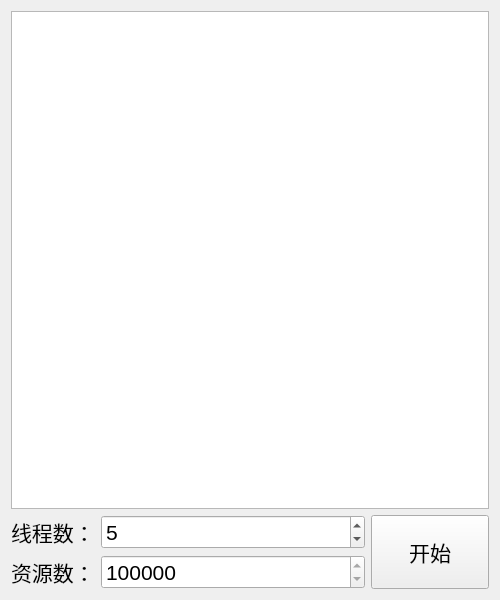
<?xml version="1.0" encoding="UTF-8"?>
<ui version="4.0">
 <class>Widget</class>
 <widget class="QWidget" name="Widget">
  <property name="geometry">
   <rect>
    <x>0</x>
    <y>0</y>
    <width>500</width>
    <height>600</height>
   </rect>
  </property>
  <property name="font">
   <font>
    <pointsize>16</pointsize>
   </font>
  </property>
  <property name="windowTitle">
   <string>Widget</string>
  </property>
  <layout class="QVBoxLayout" name="verticalLayout">
   <item>
    <widget class="QListWidget" name="listWidget"/>
   </item>
   <item>
    <layout class="QHBoxLayout" name="horizontalLayout" stretch="3,1">
     <item>
      <layout class="QFormLayout" name="formLayout">
       <item row="0" column="0">
        <widget class="QLabel" name="label">
         <property name="text">
          <string>线程数：</string>
         </property>
        </widget>
       </item>
       <item row="0" column="1">
        <widget class="QSpinBox" name="spinBox_Count">
         <property name="alignment">
          <set>Qt::AlignmentFlag::AlignLeading|Qt::AlignmentFlag::AlignLeft|Qt::AlignmentFlag::AlignVCenter</set>
         </property>
         <property name="minimum">
          <number>2</number>
         </property>
         <property name="maximum">
          <number>20</number>
         </property>
         <property name="value">
          <number>5</number>
         </property>
        </widget>
       </item>
       <item row="1" column="0">
        <widget class="QLabel" name="label_2">
         <property name="text">
          <string>资源数：</string>
         </property>
        </widget>
       </item>
       <item row="1" column="1">
        <widget class="QSpinBox" name="spinBox_Source">
         <property name="minimum">
          <number>1000000</number>
         </property>
         <property name="maximum">
          <number>100000000</number>
         </property>
         <property name="singleStep">
          <number>1000000</number>
         </property>
        </widget>
       </item>
      </layout>
     </item>
     <item>
      <widget class="QPushButton" name="pushButton">
       <property name="sizePolicy">
        <sizepolicy hsizetype="Minimum" vsizetype="Minimum">
         <horstretch>0</horstretch>
         <verstretch>0</verstretch>
        </sizepolicy>
       </property>
       <property name="text">
        <string>开始</string>
       </property>
      </widget>
     </item>
    </layout>
   </item>
  </layout>
 </widget>
 <resources/>
 <connections/>
</ui>
